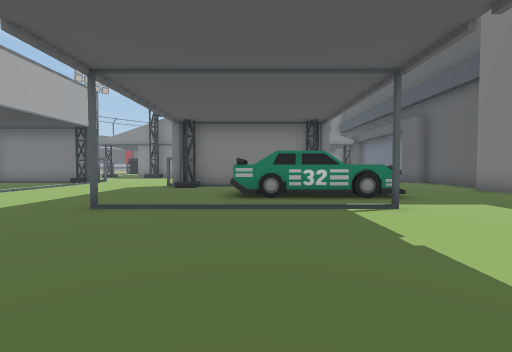
View 1 (above)

24 first-person views from a walk through a scene from a Unity 3-D project. The camera is 1.4 m above the floor, tilts 2° down and sees 90° across. The floor is counted in squares, 2 m on a side. Each view is taken from the middle of a square. On the plan, view 1 faces up. The plan holds only what a view shows up to about 9 squares ahead; the rest is blank. The place goes on beyond the plan.

View 2
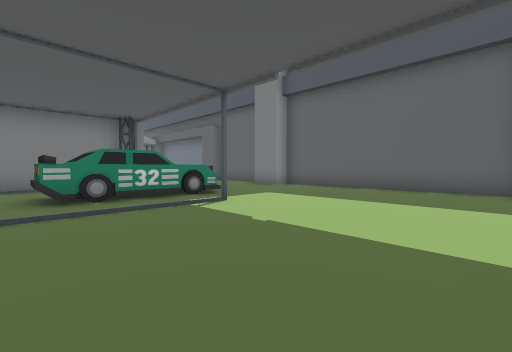

View 3
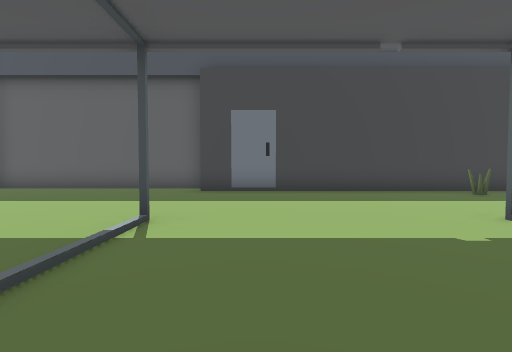

View 4
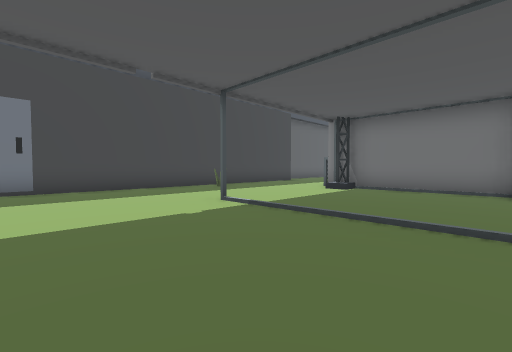

View 5
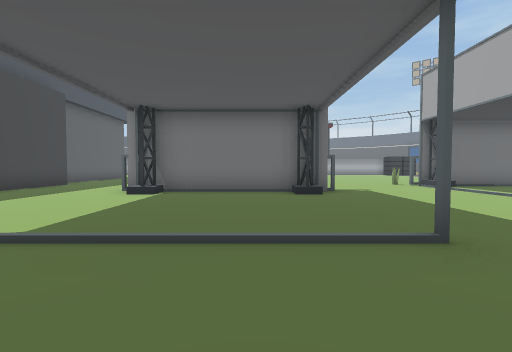

View 6
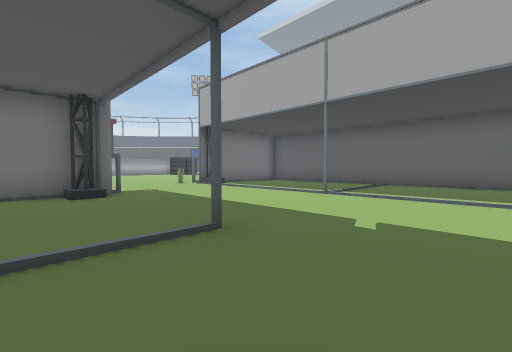

View 7
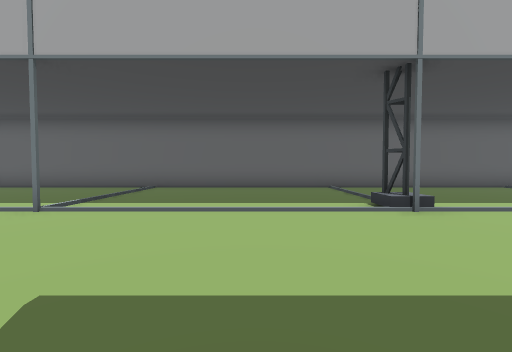

View 8
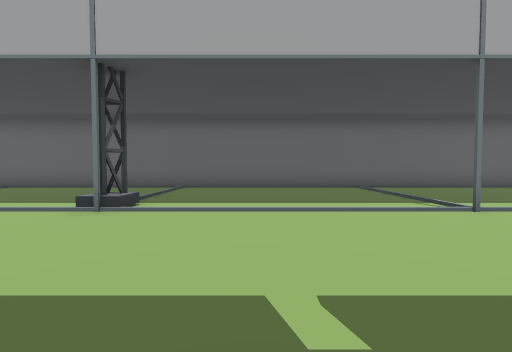

View 9
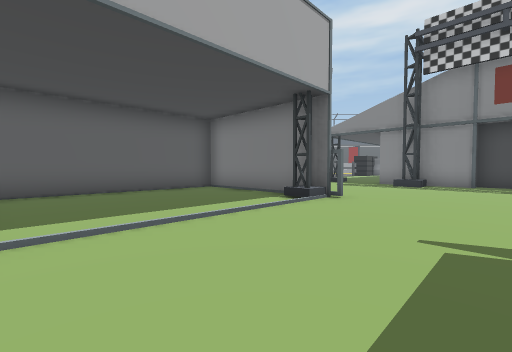

View 10
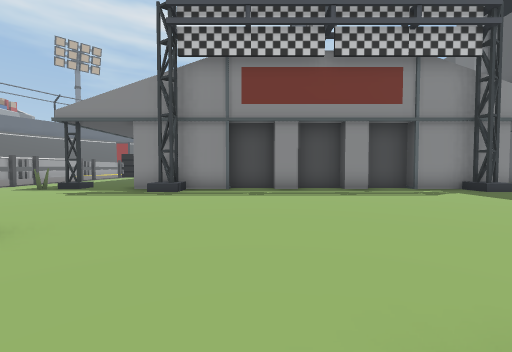

View 11
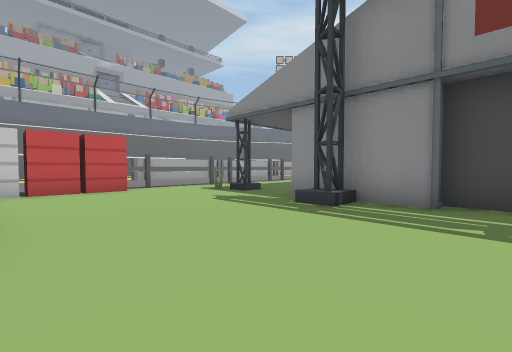

View 12
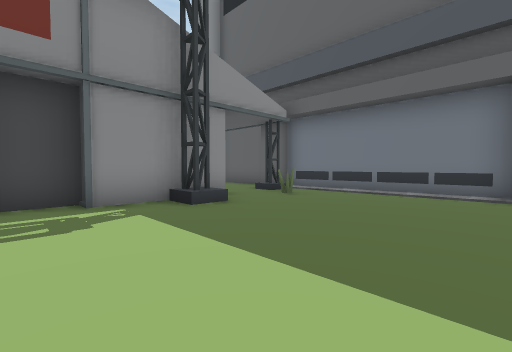

View 13
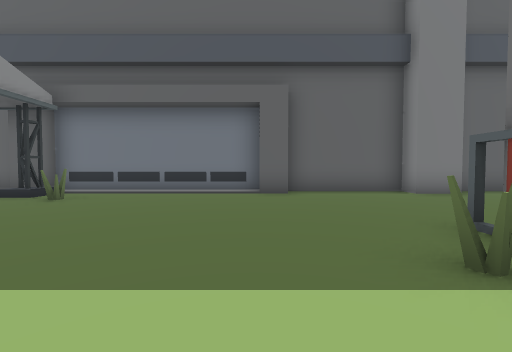

View 14
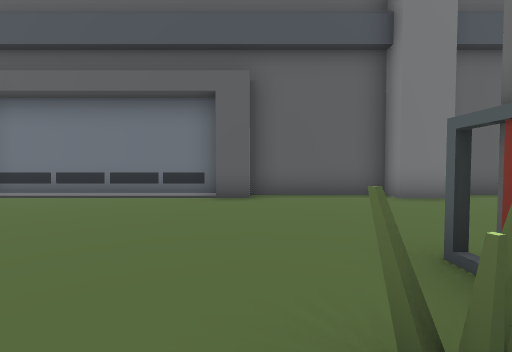

View 15
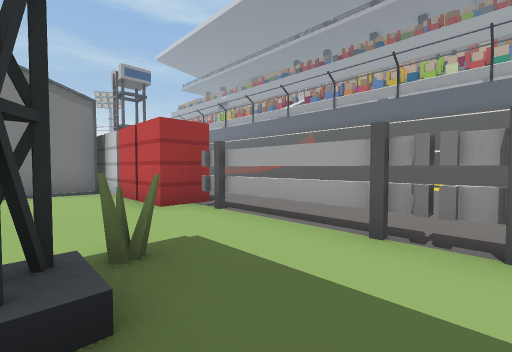

View 16
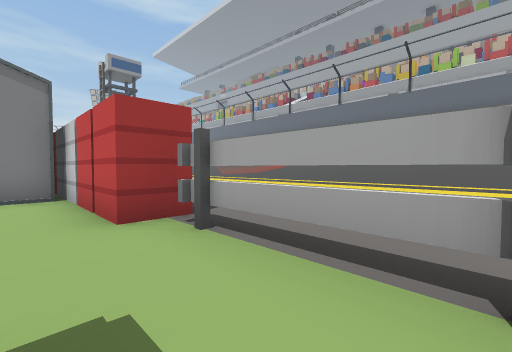

View 17
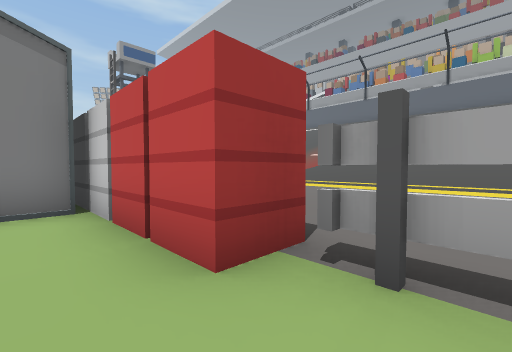

View 18
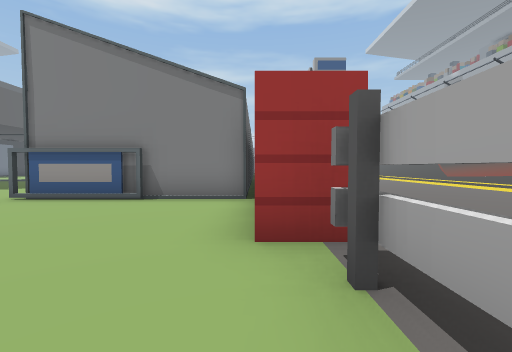

View 19
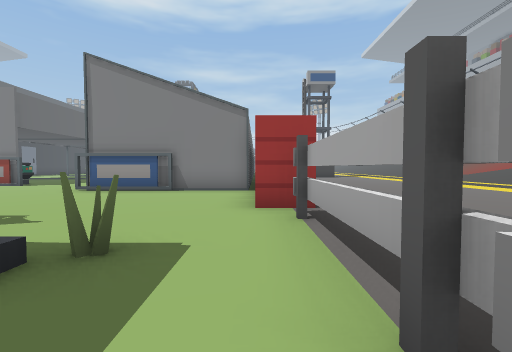

View 20
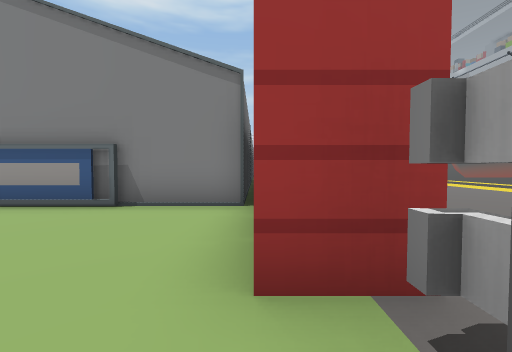

View 21
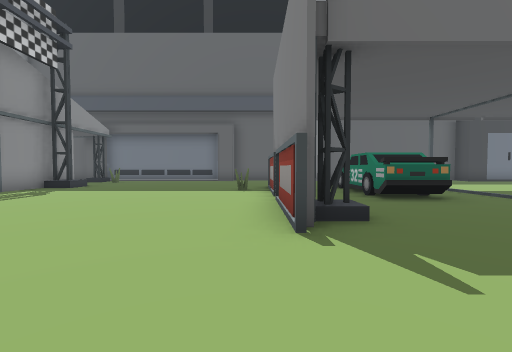

View 22
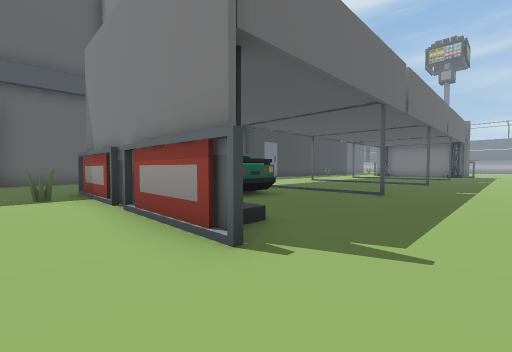

View 23
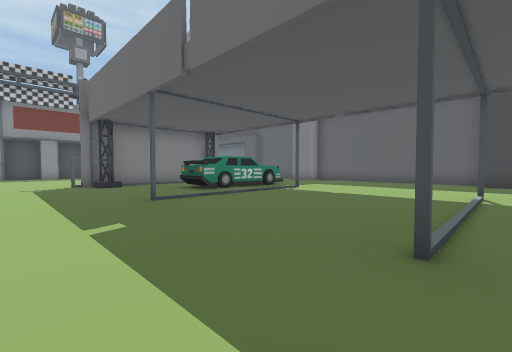

View 24
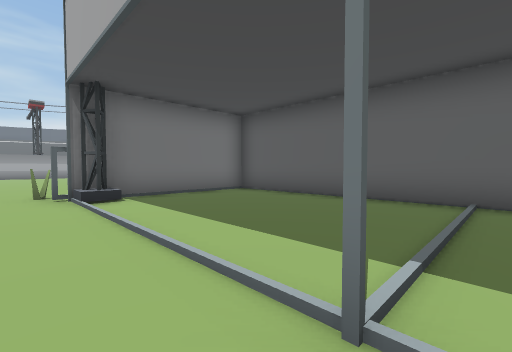

### Floor plan
Key: @ floor where view 1 was taken; # wall or solid block; x gap in a wall; . main floor; : floor 0.25 m higher than the main floor; / step, stairs or slope; = window, fence, low wall or low ledge; O other object.
Columns run from 23 left of view 1 to 8 right of it. Each row starts with its distance up from view 1.
 19  ///     .#....                #
 18 ////......=..#.   #######   ./##
 17 ////.    .=.O...###.....####.#.#
 16 ////.    .=.................O..#
 15 ////.    .x....................#
 14  ///. ....##...................#
 13    /......##...................#
 12    /.... .##.####.............##
 11    /....   ###..#.............##
 10    /....   #.........#####.....#
  9    /....   #........##.###.....#
  8    /...    #.............  ....#
  7    :.      #...........OOOO...##
  6            #...........OOOO....#
  5            #....#..............#
  4            #........#....#.....#
  3            #...................#
  2            #...................#
  1            #...................#
  0            #....#......@.......#
 -1            #........#....#....##
 -2            #........ .........#
 -3            #..................#
 -4            #..................#
 -5            #........#....#....#
 -6            #....#.............#
 -7            #..................#
 -8            #................O.#
 -9            #..................#
-10            #........##..###...#
-11            #........ #### ....#
-12            #.####...       ...#

Positions as (right, up) in squares from view 1, and headings:
1: (0, 0), facing up
2: (-1, 0), facing up-right
3: (-1, -2), facing right
4: (-2, -2), facing down-right
5: (-1, -3), facing down
6: (-1, -3), facing down-left
7: (-3, -3), facing left
8: (-3, 2), facing left
9: (-4, 6), facing up-left
10: (-4, 9), facing up
11: (-4, 12), facing up-left
12: (0, 12), facing up-right
13: (0, 12), facing right
14: (1, 11), facing right
15: (-10, 19), facing down-left
16: (-11, 18), facing down-left
17: (-11, 16), facing down-left
18: (-12, 17), facing down
19: (-12, 19), facing down
20: (-12, 16), facing down
21: (-6, 10), facing right
22: (-5, 11), facing down-right
23: (-5, -1), facing up-right
24: (-6, -6), facing down-left
